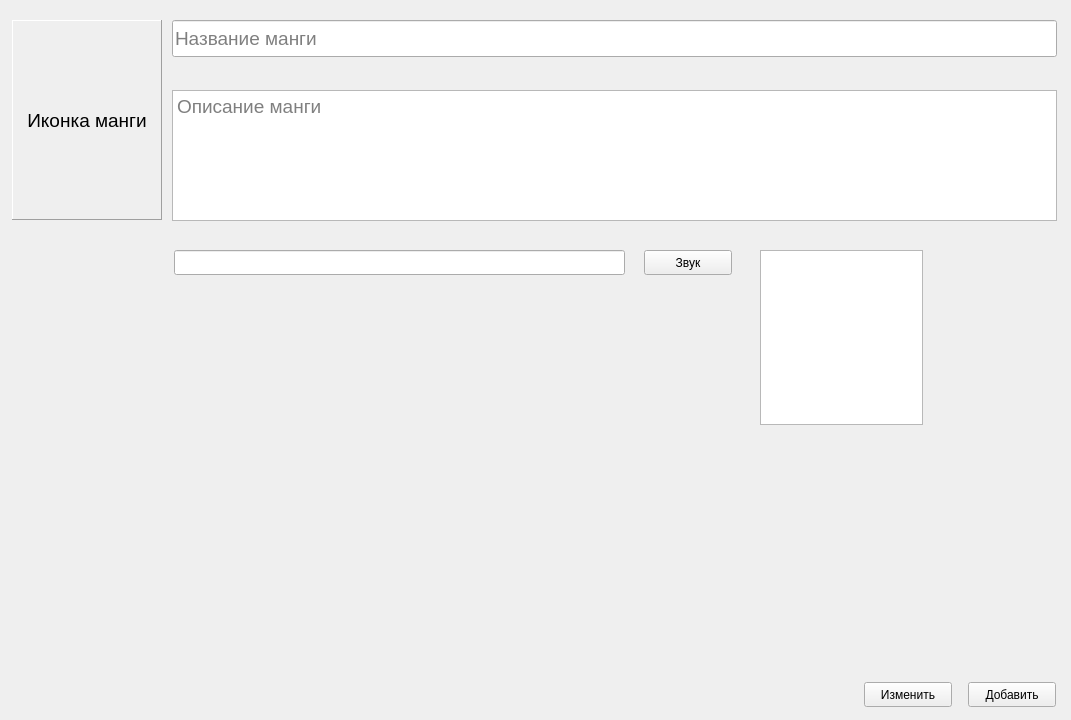
   <widget class="QFrame" name="manga_add_frame">
    <property name="geometry">
     <rect>
      <x>211</x>
      <y>1000</y>
      <width>1071</width>
      <height>720</height>
     </rect>
    </property>
    <property name="autoFillBackground">
     <bool>false</bool>
    </property>
    <property name="frameShape">
     <enum>QFrame::NoFrame</enum>
    </property>
    <property name="frameShadow">
     <enum>QFrame::Plain</enum>
    </property>
    <widget class="QPushLabel" name="lb_manga_add_icon">
     <property name="geometry">
      <rect>
       <x>12</x>
       <y>20</y>
       <width>150</width>
       <height>200</height>
      </rect>
     </property>
     <property name="font">
      <font>
       <pointsize>14</pointsize>
       <bold>false</bold>
       <hintingpreference>PreferDefaultHinting</hintingpreference>
      </font>
     </property>
     <property name="autoFillBackground">
      <bool>true</bool>
     </property>
     <property name="frameShape">
      <enum>QFrame::Panel</enum>
     </property>
     <property name="frameShadow">
      <enum>QFrame::Raised</enum>
     </property>
     <property name="text">
      <string>Иконка манги</string>
     </property>
     <property name="scaledContents">
      <bool>true</bool>
     </property>
     <property name="alignment">
      <set>Qt::AlignCenter</set>
     </property>
    </widget>
    <widget class="QLineEdit" name="lb_manga_add_name">
     <property name="geometry">
      <rect>
       <x>172</x>
       <y>20</y>
       <width>885</width>
       <height>37</height>
      </rect>
     </property>
     <property name="font">
      <font>
       <pointsize>14</pointsize>
      </font>
     </property>
     <property name="text">
      <string/>
     </property>
     <property name="frame">
      <bool>true</bool>
     </property>
     <property name="placeholderText">
      <string>Название манги</string>
     </property>
    </widget>
    <widget class="QPushButton" name="btn_manga_add">
     <property name="geometry">
      <rect>
       <x>968</x>
       <y>682</y>
       <width>88</width>
       <height>25</height>
      </rect>
     </property>
     <property name="text">
      <string>Добавить</string>
     </property>
    </widget>
    <widget class="QPlainTextEdit" name="lb_manga_add_description">
     <property name="geometry">
      <rect>
       <x>172</x>
       <y>90</y>
       <width>885</width>
       <height>131</height>
      </rect>
     </property>
     <property name="font">
      <font>
       <pointsize>14</pointsize>
      </font>
     </property>
     <property name="placeholderText">
      <string>Описание манги</string>
     </property>
    </widget>
    <widget class="QPushButton" name="btn_manga_editc">
     <property name="geometry">
      <rect>
       <x>864</x>
       <y>682</y>
       <width>88</width>
       <height>25</height>
      </rect>
     </property>
     <property name="text">
      <string>Изменить</string>
     </property>
    </widget>
    <widget class="QLineEdit" name="le_audio_path">
     <property name="geometry">
      <rect>
       <x>174</x>
       <y>250</y>
       <width>451</width>
       <height>25</height>
      </rect>
     </property>
    </widget>
    <widget class="QPushButton" name="btn_select_audio">
     <property name="geometry">
      <rect>
       <x>644</x>
       <y>250</y>
       <width>88</width>
       <height>25</height>
      </rect>
     </property>
     <property name="text">
      <string>Звук</string>
     </property>
    </widget>
    <widget class="QTableWidget" name="tableWidget_2">
     <property name="geometry">
      <rect>
       <x>760</x>
       <y>250</y>
       <width>163</width>
       <height>175</height>
      </rect>
     </property>
     <property name="horizontalScrollBarPolicy">
      <enum>Qt::ScrollBarAlwaysOff</enum>
     </property>
     <property name="editTriggers">
      <set>QAbstractItemView::NoEditTriggers</set>
     </property>
     <property name="selectionMode">
      <enum>QAbstractItemView::NoSelection</enum>
     </property>
     <property name="showGrid">
      <bool>false</bool>
     </property>
     <attribute name="horizontalHeaderVisible">
      <bool>false</bool>
     </attribute>
     <attribute name="horizontalHeaderDefaultSectionSize">
      <number>150</number>
     </attribute>
     <attribute name="verticalHeaderVisible">
      <bool>false</bool>
     </attribute>
     <column>
      <property name="text">
       <string/>
      </property>
     </column>
     <column>
      <property name="text">
       <string>id</string>
      </property>
     </column>
     <column>
      <property name="text">
       <string>genre</string>
      </property>
     </column>
    </widget>
    <widget class="QLabel" name="label_8">
     <property name="geometry">
      <rect>
       <x>6</x>
       <y>4</y>
       <width>1051</width>
       <height>709</height>
      </rect>
     </property>
     <property name="autoFillBackground">
      <bool>true</bool>
     </property>
     <property name="styleSheet">
      <string notr="true"/>
     </property>
     <property name="text">
      <string/>
     </property>
    </widget>
    <zorder>label_8</zorder>
    <zorder>lb_manga_add_icon</zorder>
    <zorder>lb_manga_add_name</zorder>
    <zorder>btn_manga_add</zorder>
    <zorder>lb_manga_add_description</zorder>
    <zorder>btn_manga_editc</zorder>
    <zorder>le_audio_path</zorder>
    <zorder>btn_select_audio</zorder>
    <zorder>tableWidget_2</zorder>
   </widget>
